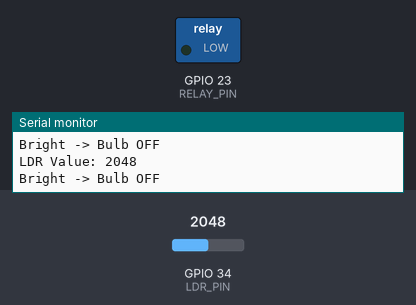
The sketch below on a simulated ESP32. Shown: switched loads named in the sketch (green lamp = pin HIGH), the last lines printed to the serial monitor. The inputs (shaded band) are chosen by the test bench; at power-on: GPIO 34 (LDR_PIN) = 2048.

Above: at 1.3 s.
1.4 s: GPIO 34 (LDR_PIN) set to 1956
At 2.7 s:
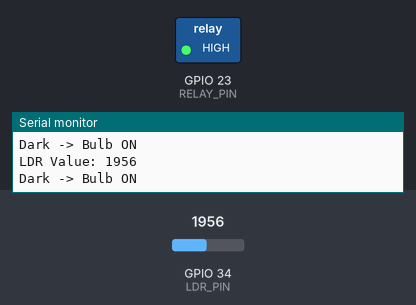
3.0 s: GPIO 34 (LDR_PIN) set to 2040
At 4.1 s:
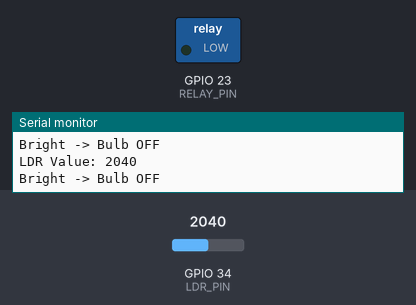
4.5 s: GPIO 34 (LDR_PIN) set to 1960
At 5.3 s:
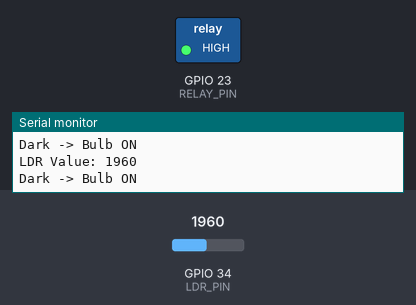
Timing chart, 0 to 7.5 s (numbered marks = the images above; inputs shaded):
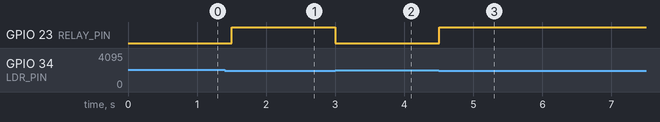

The sketch:

Automatic-Street-Light.ino
```cpp
#define LDR_PIN 34
#define RELAY_PIN 23

int threshold = 2000; // Adjust according to your LDR

void setup()
{
  Serial.begin(115200);

  pinMode(RELAY_PIN, OUTPUT);

  digitalWrite(RELAY_PIN, LOW);

  Serial.println("Automatic Street Light Started");
}

void loop()
{
  int ldrValue = analogRead(LDR_PIN);

  Serial.print("LDR Value: ");
  Serial.println(ldrValue);

  if(ldrValue < threshold)
  {
    digitalWrite(RELAY_PIN, HIGH);

    Serial.println("Dark -> Bulb ON");
  }
  else
  {
    digitalWrite(RELAY_PIN, LOW);

    Serial.println("Bright -> Bulb OFF");
  }

  delay(500);
}
```

Measured:
- the behaviour switches between 2000 and 1999 on GPIO 34 (LDR_PIN) (found by bisection; images 0 and 1)
- after the input at 1.4 s, GPIO 23 (RELAY_PIN): LOW → HIGH after 0.10 s
- after the input at 3.0 s, GPIO 23 (RELAY_PIN): HIGH → LOW at once
- after the input at 4.5 s, GPIO 23 (RELAY_PIN): LOW → HIGH at once
